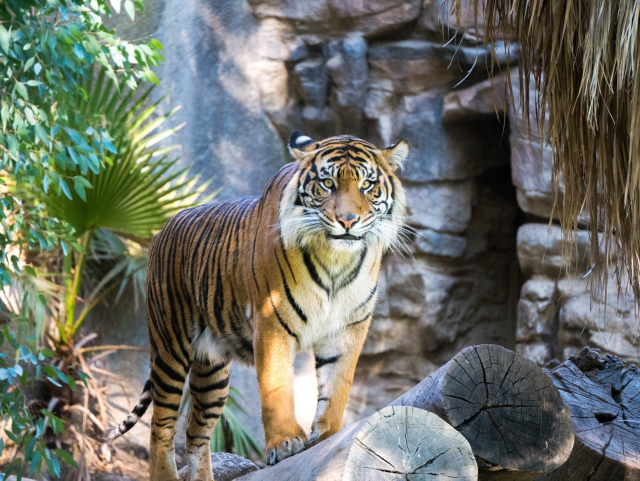
#> input picture Tiger.jpeg, 1280 x 961 px (shown at 1/2 size)
$ jupyter execute 'Crop and Swap.ipynb'
#> lines starting #> are read from the running program, lines starting #| are printed output that depends on the picture; after the words box and inside, x2 and y2 are one past the last pixel; in counts of white or black regions, pixels touching at a corner belong together
# Crop and Swap Images

[cell 1]
#Importing Libray
import cv2

[cell 2]
#Loading First image
Tiger=cv2.imread("Tiger.jpeg")
#> Tiger is the input picture: shape (961, 1280, 3); mean B, G, R 104, 112.8, 109.8

[cell 3]
#Finding shape of image
Tiger.shape
#> Out = (961, 1280, 3)

[cell 4]
#Resizing image
Tiger=cv2.resize(Tiger, (500, 500))
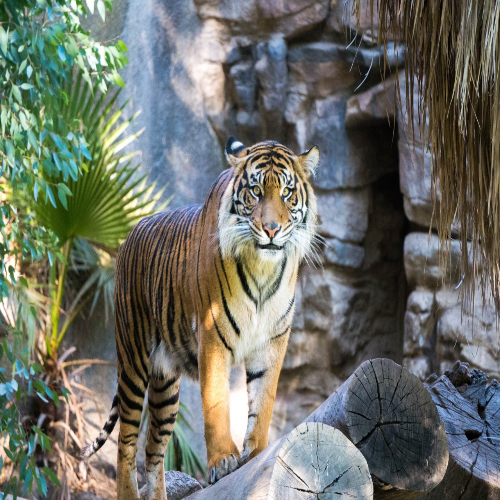
#> Tiger: shape (500, 500, 3); mean B, G, R 103.9, 112.7, 109.7

[cell 5]
#Displaying Image
cv2.imshow("Tiger",Tiger)
cv2.waitKey()
cv2.destroyAllWindows()

[cell 6]
#Cropping Tiger Image
Tiger_crop = Tiger[150:280,220:320]
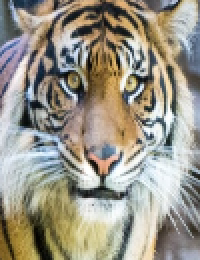
#> Tiger_crop: shape (130, 100, 3) (shown 2 times larger); mean B, G, R 137.2, 150.4, 155

[cell 7]
#Displaying Crop Image of Tiger
cv2.imshow("Tiger_Face",Tiger_crop)
cv2.waitKey()
cv2.destroyAllWindows()

[cell 8]
#Loading Second Image
Lion=cv2.imread("Lion.jpeg")
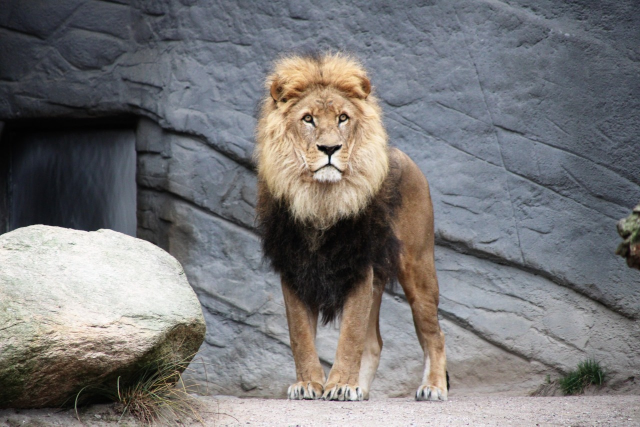
#> input picture Lion.jpeg, 1280 x 853 px (shown at 1/2 size)
#> Lion is the input picture: shape (853, 1280, 3); mean B, G, R 118.6, 117.8, 118.9

[cell 9]
#Finding shape of image
Lion.shape
#> Out = (853, 1280, 3)

[cell 10]
#Resizing image
Lion=cv2.resize(Lion, (500, 500))
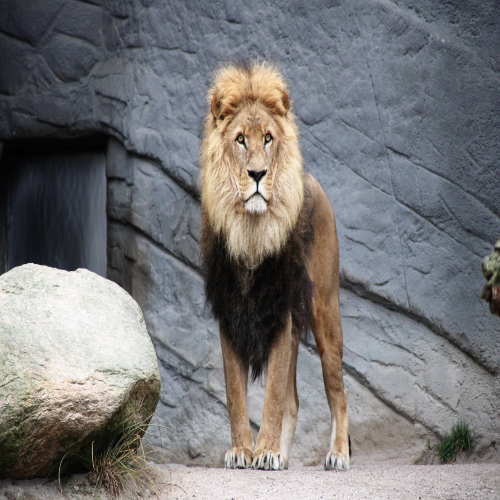
#> Lion: shape (500, 500, 3); mean B, G, R 118.5, 117.6, 118.8

[cell 11]
#Displaying Image
cv2.imshow("Lion",Lion)
cv2.waitKey()
cv2.destroyAllWindows()

[cell 12]
#Croping Lion Image
Lion_crop = Lion[80:275,190:310]
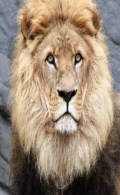
#> Lion_crop: shape (195, 120, 3); mean B, G, R 117.7, 136.2, 154.2

[cell 13]
cv2.imshow("Lion_Face",Lion_crop)
cv2.waitKey()
cv2.destroyAllWindows()

[cell 14]
#Resizing Crop Images
Tiger_resize = cv2.resize(Tiger_crop,(Lion_crop.shape[1],Lion_crop.shape[0]))
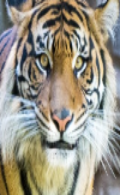
#> Tiger_resize: shape (195, 120, 3); mean B, G, R 137.1, 150.3, 154.9
Lion_resize = cv2.resize(Lion_crop,(Tiger_crop.shape[1],Tiger_crop.shape[0]))
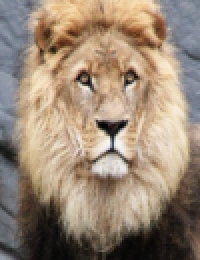
#> Lion_resize: shape (130, 100, 3) (shown 2 times larger); mean B, G, R 117.6, 136.1, 154.1

[cell 15]
#Swaping Image
Tiger[150:280,220:320]=Lion_resize
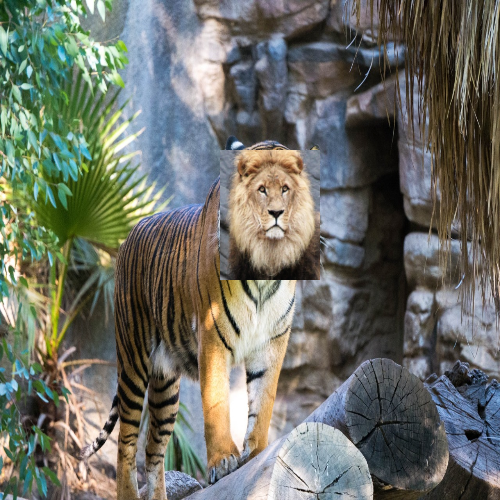
#> Tiger: shape (500, 500, 3); 5.2% of pixels changed, all inside (x1, y1, x2, y2) = (220, 150, 320, 280)

[cell 16]
#Displaying Swapped Image
cv2.imshow("Tiger-Swap",Tiger)
cv2.waitKey()
cv2.destroyAllWindows()

[cell 17]
#Swaping Image
Lion[80:275,190:310]=Tiger_resize
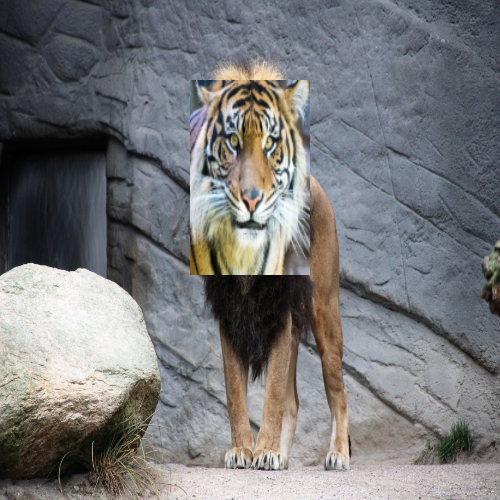
#> Lion: shape (500, 500, 3); 9.36% of pixels changed, all inside (x1, y1, x2, y2) = (190, 80, 310, 275)
